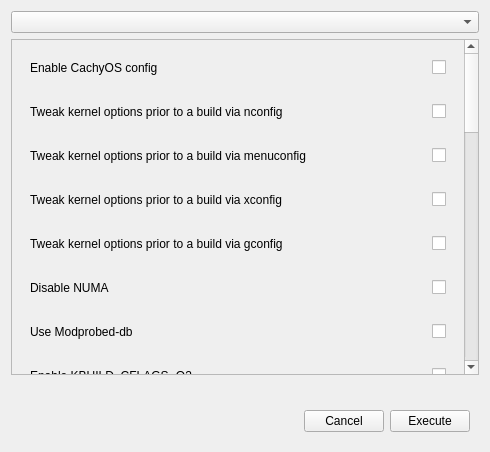
<?xml version="1.0" encoding="UTF-8"?>
<ui version="4.0">
 <class>ConfOptionsPage</class>
  <widget class="QWidget" name="central_widget">
   <layout class="QVBoxLayout" name="verticalLayout">
    <item>
     <widget class="QComboBox" name="main_combo_box"/>
    </item>
    <item>
     <widget class="QScrollArea" name="scroll_area">
      <property name="verticalScrollBarPolicy">
       <enum>Qt::ScrollBarAsNeeded</enum>
      </property>
      <property name="widgetResizable">
       <bool>true</bool>
      </property>
      <widget class="QWidget" name="scroll_area_widgets">
       <property name="geometry">
        <rect>
         <x>0</x>
         <y>0</y>
         <width>853</width>
         <height>912</height>
        </rect>
       </property>
       <layout class="QVBoxLayout" name="verticalLayout_2">
        <item>
         <widget class="QWidget" name="cachyconfig_widget" native="true">
          <layout class="QHBoxLayout" name="cachyconfig_horizontal_layout">
           <item>
            <widget class="QLabel" name="cachyconfig_label">
             <property name="text">
              <string>Enable CachyOS config</string>
             </property>
            </widget>
           </item>
           <item>
            <spacer name="cachyconfig_horizontal_spacer">
             <property name="orientation">
              <enum>Qt::Horizontal</enum>
             </property>
             <property name="sizeHint" stdset="0">
              <size>
               <width>40</width>
               <height>20</height>
              </size>
             </property>
            </spacer>
           </item>
           <item>
            <widget class="QCheckBox" name="cachyconfig_check"/>
           </item>
          </layout>
         </widget>
        </item>
        <item>
         <widget class="QWidget" name="nconfig_widget" native="true">
          <layout class="QHBoxLayout" name="nconfig_horizontal_layout">
           <item>
            <widget class="QLabel" name="nconfig_label">
             <property name="text">
              <string>Tweak kernel options prior to a build via nconfig</string>
             </property>
            </widget>
           </item>
           <item>
            <spacer name="nconfig_horizontal_spacer">
             <property name="orientation">
              <enum>Qt::Horizontal</enum>
             </property>
             <property name="sizeHint" stdset="0">
              <size>
               <width>40</width>
               <height>20</height>
              </size>
             </property>
            </spacer>
           </item>
           <item>
            <widget class="QCheckBox" name="nconfig_check"/>
           </item>
          </layout>
         </widget>
        </item>
        <item>
         <widget class="QWidget" name="menuconfig_widget" native="true">
          <layout class="QHBoxLayout" name="menuconfig_horizontal_layout">
           <item>
            <widget class="QLabel" name="menuconfig_label">
             <property name="text">
              <string>Tweak kernel options prior to a build via menuconfig</string>
             </property>
            </widget>
           </item>
           <item>
            <spacer name="menuconfig_horizontal_spacer">
             <property name="orientation">
              <enum>Qt::Horizontal</enum>
             </property>
             <property name="sizeHint" stdset="0">
              <size>
               <width>40</width>
               <height>20</height>
              </size>
             </property>
            </spacer>
           </item>
           <item>
            <widget class="QCheckBox" name="menuconfig_check"/>
           </item>
          </layout>
         </widget>
        </item>
        <item>
         <widget class="QWidget" name="xconfig_widget" native="true">
          <layout class="QHBoxLayout" name="xconfig_horizontal_layout">
           <item>
            <widget class="QLabel" name="xconfig_label">
             <property name="text">
              <string>Tweak kernel options prior to a build via xconfig</string>
             </property>
            </widget>
           </item>
           <item>
            <spacer name="xconfig_horizontal_spacer">
             <property name="orientation">
              <enum>Qt::Horizontal</enum>
             </property>
             <property name="sizeHint" stdset="0">
              <size>
               <width>40</width>
               <height>20</height>
              </size>
             </property>
            </spacer>
           </item>
           <item>
            <widget class="QCheckBox" name="xconfig_check"/>
           </item>
          </layout>
         </widget>
        </item>
        <item>
         <widget class="QWidget" name="gconfig_widget" native="true">
          <layout class="QHBoxLayout" name="gconfig_horizontal_layout">
           <item>
            <widget class="QLabel" name="gconfig_label">
             <property name="text">
              <string>Tweak kernel options prior to a build via gconfig</string>
             </property>
            </widget>
           </item>
           <item>
            <spacer name="gconfig_horizontal_spacer">
             <property name="orientation">
              <enum>Qt::Horizontal</enum>
             </property>
             <property name="sizeHint" stdset="0">
              <size>
               <width>40</width>
               <height>20</height>
              </size>
             </property>
            </spacer>
           </item>
           <item>
            <widget class="QCheckBox" name="gconfig_check"/>
           </item>
          </layout>
         </widget>
        </item>
        <item>
         <widget class="QWidget" name="numa_widget" native="true">
          <layout class="QHBoxLayout" name="numa_horizontal_layout">
           <item>
            <widget class="QLabel" name="numa_label">
             <property name="text">
              <string>Disable NUMA</string>
             </property>
            </widget>
           </item>
           <item>
            <spacer name="numa_horizontal_spacer">
             <property name="orientation">
              <enum>Qt::Horizontal</enum>
             </property>
             <property name="sizeHint" stdset="0">
              <size>
               <width>40</width>
               <height>20</height>
              </size>
             </property>
            </spacer>
           </item>
           <item>
            <widget class="QCheckBox" name="numa_check"/>
           </item>
          </layout>
         </widget>
        </item>
        <item>
         <widget class="QWidget" name="localmodcfg_widget" native="true">
          <layout class="QHBoxLayout" name="localmodcfg_horizontal_layout">
           <item>
            <widget class="QLabel" name="localmodcfg_label">
             <property name="text">
              <string>Use Modprobed-db</string>
             </property>
            </widget>
           </item>
           <item>
            <spacer name="localmodcfg_horizontal_spacer">
             <property name="orientation">
              <enum>Qt::Horizontal</enum>
             </property>
             <property name="sizeHint" stdset="0">
              <size>
               <width>40</width>
               <height>20</height>
              </size>
             </property>
            </spacer>
           </item>
           <item>
            <widget class="QCheckBox" name="localmodcfg_check"/>
           </item>
          </layout>
         </widget>
        </item>
        <item>
         <widget class="QWidget" name="hardly_widget" native="true">
          <layout class="QHBoxLayout" name="hardly_horizontal_layout">
           <item>
            <widget class="QLabel" name="hardly_label">
             <property name="text">
              <string>Enable KBUILD_CFLAGS -O3</string>
             </property>
            </widget>
           </item>
           <item>
            <spacer name="hardly_horizontal_spacer">
             <property name="orientation">
              <enum>Qt::Horizontal</enum>
             </property>
             <property name="sizeHint" stdset="0">
              <size>
               <width>40</width>
               <height>20</height>
              </size>
             </property>
            </spacer>
           </item>
           <item>
            <widget class="QCheckBox" name="hardly_check"/>
           </item>
          </layout>
         </widget>
        </item>
        <item>
         <widget class="QWidget" name="perfgovern_widget" native="true">
          <layout class="QHBoxLayout" name="perfgovern_horizontal_layout">
           <item>
            <widget class="QLabel" name="perfgovern_label">
             <property name="text">
              <string>Set performance governor as default</string>
             </property>
            </widget>
           </item>
           <item>
            <spacer name="perfgovern_horizontal_spacer">
             <property name="orientation">
              <enum>Qt::Horizontal</enum>
             </property>
             <property name="sizeHint" stdset="0">
              <size>
               <width>40</width>
               <height>20</height>
              </size>
             </property>
            </spacer>
           </item>
           <item>
            <widget class="QCheckBox" name="perfgovern_check"/>
           </item>
          </layout>
         </widget>
        </item>
        <item>
         <widget class="QWidget" name="tcpbbr_widget" native="true">
          <layout class="QHBoxLayout" name="tcpbbr_horizontal_layout">
           <item>
            <widget class="QLabel" name="tcpbbr_label">
             <property name="text">
              <string>Enable TCP_CONG_BBR2</string>
             </property>
            </widget>
           </item>
           <item>
            <spacer name="tcpbbr_horizontal_spacer">
             <property name="orientation">
              <enum>Qt::Horizontal</enum>
             </property>
             <property name="sizeHint" stdset="0">
              <size>
               <width>40</width>
               <height>20</height>
              </size>
             </property>
            </spacer>
           </item>
           <item>
            <widget class="QCheckBox" name="tcpbbr_check"/>
           </item>
          </layout>
         </widget>
        </item>
        <item>
         <widget class="QWidget" name="hzticks_widget" native="true">
          <layout class="QHBoxLayout" name="hzticks_horizontal_layout">
           <item>
            <widget class="QLabel" name="hzticks_label">
             <property name="text">
              <string>Running tick rate</string>
             </property>
            </widget>
           </item>
           <item>
            <spacer name="hzticks_horizontal_spacer">
             <property name="orientation">
              <enum>Qt::Horizontal</enum>
             </property>
             <property name="sizeHint" stdset="0">
              <size>
               <width>40</width>
               <height>20</height>
              </size>
             </property>
            </spacer>
           </item>
           <item>
            <widget class="QComboBox" name="hzticks_combo_box"/>
           </item>
          </layout>
         </widget>
        </item>
        <item>
         <widget class="QWidget" name="tickless_widget" native="true">
          <layout class="QHBoxLayout" name="tickless_horizontal_layout">
           <item>
            <widget class="QLabel" name="tickless_label">
             <property name="text">
              <string>Select tickless</string>
             </property>
            </widget>
           </item>
           <item>
            <spacer name="tickless_horizontal_spacer">
             <property name="orientation">
              <enum>Qt::Horizontal</enum>
             </property>
             <property name="sizeHint" stdset="0">
              <size>
               <width>40</width>
               <height>20</height>
              </size>
             </property>
            </spacer>
           </item>
           <item>
            <widget class="QComboBox" name="tickless_combo_box"/>
           </item>
          </layout>
         </widget>
        </item>
        <item>
         <widget class="QWidget" name="preempt_widget" native="true">
          <layout class="QHBoxLayout" name="preempt_horizontal_layout">
           <item>
            <widget class="QLabel" name="preempt_label">
             <property name="text">
              <string>Select preempt</string>
             </property>
            </widget>
           </item>
           <item>
            <spacer name="preempt_horizontal_spacer">
             <property name="orientation">
              <enum>Qt::Horizontal</enum>
             </property>
             <property name="sizeHint" stdset="0">
              <size>
               <width>40</width>
               <height>20</height>
              </size>
             </property>
            </spacer>
           </item>
           <item>
            <widget class="QComboBox" name="preempt_combo_box"/>
           </item>
          </layout>
         </widget>
        </item>
        <item>
         <widget class="QWidget" name="mqdio_widget" native="true">
          <layout class="QHBoxLayout" name="mqdio_horizontal_layout">
           <item>
            <widget class="QLabel" name="mqdio_label">
             <property name="text">
              <string>Disable MQ-Deadline I/O scheduler</string>
             </property>
            </widget>
           </item>
           <item>
            <spacer name="mqdio_horizontal_spacer">
             <property name="orientation">
              <enum>Qt::Horizontal</enum>
             </property>
             <property name="sizeHint" stdset="0">
              <size>
               <width>40</width>
               <height>20</height>
              </size>
             </property>
            </spacer>
           </item>
           <item>
            <widget class="QCheckBox" name="mqdio_check"/>
           </item>
          </layout>
         </widget>
        </item>
        <item>
         <widget class="QWidget" name="kyber_widget" native="true">
          <layout class="QHBoxLayout" name="kyber_horizontal_layout">
           <item>
            <widget class="QLabel" name="kyber_label">
             <property name="text">
              <string>Disable Kyber I/O scheduler</string>
             </property>
            </widget>
           </item>
           <item>
            <spacer name="kyber_horizontal_spacer">
             <property name="orientation">
              <enum>Qt::Horizontal</enum>
             </property>
             <property name="sizeHint" stdset="0">
              <size>
               <width>40</width>
               <height>20</height>
              </size>
             </property>
            </spacer>
           </item>
           <item>
            <widget class="QCheckBox" name="kyber_check"/>
           </item>
          </layout>
         </widget>
        </item>
        <item>
         <widget class="QWidget" name="lru_config_widget" native="true">
          <layout class="QHBoxLayout" name="lru_config_horizontal_layout">
           <item>
            <widget class="QLabel" name="lru_config_label">
             <property name="text">
              <string>Enable multigenerational LRU</string>
             </property>
            </widget>
           </item>
           <item>
            <spacer name="lru_config_horizontal_spacer">
             <property name="orientation">
              <enum>Qt::Horizontal</enum>
             </property>
             <property name="sizeHint" stdset="0">
              <size>
               <width>40</width>
               <height>20</height>
              </size>
             </property>
            </spacer>
           </item>
           <item>
            <widget class="QComboBox" name="lru_config_combo_box"/>
           </item>
          </layout>
         </widget>
        </item>
        <item>
         <widget class="QWidget" name="vma_config_widget" native="true">
          <layout class="QHBoxLayout" name="vma_config_horizontal_layout">
           <item>
            <widget class="QLabel" name="vma_config_label">
             <property name="text">
              <string>Enable per-VMA locking</string>
             </property>
            </widget>
           </item>
           <item>
            <spacer name="vma_config_horizontal_spacer">
             <property name="orientation">
              <enum>Qt::Horizontal</enum>
             </property>
             <property name="sizeHint" stdset="0">
              <size>
               <width>40</width>
               <height>20</height>
              </size>
             </property>
            </spacer>
           </item>
           <item>
            <widget class="QComboBox" name="vma_config_combo_box"/>
           </item>
          </layout>
         </widget>
        </item>
        <item>
         <widget class="QWidget" name="damon_widget" native="true">
          <layout class="QHBoxLayout" name="damon_horizontal_layout">
           <item>
            <widget class="QLabel" name="damon_label">
             <property name="text">
              <string>Enable DAMON</string>
             </property>
            </widget>
           </item>
           <item>
            <spacer name="damon_horizontal_spacer">
             <property name="orientation">
              <enum>Qt::Horizontal</enum>
             </property>
             <property name="sizeHint" stdset="0">
              <size>
               <width>40</width>
               <height>20</height>
              </size>
             </property>
            </spacer>
           </item>
           <item>
            <widget class="QCheckBox" name="damon_check"/>
           </item>
          </layout>
         </widget>
        </item>
        <item>
         <widget class="QWidget" name="lrng_widget" native="true">
          <layout class="QHBoxLayout" name="lrng_horizontal_layout">
           <item>
            <widget class="QLabel" name="lrng_label">
             <property name="text">
              <string>Enable Linux Random Number Generator</string>
             </property>
            </widget>
           </item>
           <item>
            <spacer name="lrng_horizontal_spacer">
             <property name="orientation">
              <enum>Qt::Horizontal</enum>
             </property>
             <property name="sizeHint" stdset="0">
              <size>
               <width>40</width>
               <height>20</height>
              </size>
             </property>
            </spacer>
           </item>
           <item>
            <widget class="QCheckBox" name="lrng_check"/>
           </item>
          </layout>
         </widget>
        </item>
        <item>
         <widget class="QWidget" name="processor_opt_widget" native="true">
          <layout class="QHBoxLayout" name="processor_opt_horizontal_layout">
           <item>
            <widget class="QLabel" name="processor_opt_label">
             <property name="text">
              <string>CPU compiler optimizations</string>
             </property>
            </widget>
           </item>
           <item>
            <spacer name="processor_opt_horizontal_spacer">
             <property name="orientation">
              <enum>Qt::Horizontal</enum>
             </property>
             <property name="sizeHint" stdset="0">
              <size>
               <width>40</width>
               <height>20</height>
              </size>
             </property>
            </spacer>
           </item>
           <item>
            <widget class="QComboBox" name="processor_opt_combo_box"/>
           </item>
          </layout>
         </widget>
        </item>
        <item>
         <widget class="QWidget" name="autooptim_widget" native="true">
          <layout class="QHBoxLayout" name="autooptim_horizontal_layout">
           <item>
            <widget class="QLabel" name="autooptim_label">
             <property name="text">
              <string>Apply automatic CPU Optimization</string>
             </property>
            </widget>
           </item>
           <item>
            <spacer name="autooptim_horizontal_spacer">
             <property name="orientation">
              <enum>Qt::Horizontal</enum>
             </property>
             <property name="sizeHint" stdset="0">
              <size>
               <width>40</width>
               <height>20</height>
              </size>
             </property>
            </spacer>
           </item>
           <item>
            <widget class="QCheckBox" name="autooptim_check"/>
           </item>
          </layout>
         </widget>
        </item>
        <item>
         <widget class="QWidget" name="debug_widget" native="true">
          <layout class="QHBoxLayout" name="debug_horizontal_layout">
           <item>
            <widget class="QLabel" name="debug_label">
             <property name="text">
              <string>Disable debug to lower the size of the kernel</string>
             </property>
            </widget>
           </item>
           <item>
            <spacer name="debug_horizontal_spacer">
             <property name="orientation">
              <enum>Qt::Horizontal</enum>
             </property>
             <property name="sizeHint" stdset="0">
              <size>
               <width>40</width>
               <height>20</height>
              </size>
             </property>
            </spacer>
           </item>
           <item>
            <widget class="QCheckBox" name="debug_check"/>
           </item>
          </layout>
         </widget>
        </item>
        <item>
         <widget class="QWidget" name="zstcomp_widget" native="true">
          <layout class="QHBoxLayout" name="zstcomp_horizontal_layout">
           <item>
            <widget class="QLabel" name="zstcomp_label">
             <property name="text">
              <string>Enable zram/zswap ZSTD compression</string>
             </property>
            </widget>
           </item>
           <item>
            <spacer name="zstcomp_horizontal_spacer">
             <property name="orientation">
              <enum>Qt::Horizontal</enum>
             </property>
             <property name="sizeHint" stdset="0">
              <size>
               <width>40</width>
               <height>20</height>
              </size>
             </property>
            </spacer>
           </item>
           <item>
            <widget class="QCheckBox" name="zstcomp_check"/>
           </item>
          </layout>
         </widget>
        </item>
        <item>
         <widget class="QWidget" name="zstd_comp_levels_widget" native="true">
          <layout class="QHBoxLayout" name="zstd_comp_levels_horizontal_layout">
           <item>
            <widget class="QLabel" name="zstd_comp_levels_label">
             <property name="text">
              <string>Selecting the ZSTD kernel and modules compression level</string>
             </property>
            </widget>
           </item>
           <item>
            <spacer name="zstd_comp_levels_horizontal_spacer">
             <property name="orientation">
              <enum>Qt::Horizontal</enum>
             </property>
             <property name="sizeHint" stdset="0">
              <size>
               <width>40</width>
               <height>20</height>
              </size>
             </property>
            </spacer>
           </item>
           <item>
            <widget class="QComboBox" name="zstd_comp_levels_combo_box"/>
           </item>
          </layout>
         </widget>
        </item>
        <item>
         <widget class="QWidget" name="lto_widget" native="true">
          <layout class="QHBoxLayout" name="lto_horizontal_layout">
           <item>
            <widget class="QLabel" name="lto_label">
             <property name="text">
              <string>Enable LTO</string>
             </property>
            </widget>
           </item>
           <item>
            <spacer name="lto_horizontal_spacer">
             <property name="orientation">
              <enum>Qt::Horizontal</enum>
             </property>
             <property name="sizeHint" stdset="0">
              <size>
               <width>40</width>
               <height>20</height>
              </size>
             </property>
            </spacer>
           </item>
           <item>
            <widget class="QComboBox" name="lto_combo_box"/>
           </item>
          </layout>
         </widget>
        </item>
        <item>
         <widget class="QWidget" name="builtin_zfs_widget" native="true">
          <layout class="QHBoxLayout" name="builtin_zfs_horizontal_layout">
           <item>
            <widget class="QLabel" name="builtin_zfs_label">
             <property name="text">
              <string>Build the ZFS module</string>
             </property>
            </widget>
           </item>
           <item>
            <spacer name="builtin_zfs_horizontal_spacer">
             <property name="orientation">
              <enum>Qt::Horizontal</enum>
             </property>
             <property name="sizeHint" stdset="0">
              <size>
               <width>40</width>
               <height>20</height>
              </size>
             </property>
            </spacer>
           </item>
           <item>
            <widget class="QCheckBox" name="builtin_zfs_check"/>
           </item>
          </layout>
         </widget>
        </item>
        <item>
         <widget class="QWidget" name="builtin_bcachefs_widget" native="true">
          <layout class="QHBoxLayout" name="builtin_bcachefs_horizontal_layout">
           <item>
            <widget class="QLabel" name="builtin_bcachefs_label">
             <property name="text">
              <string>Build the BCACHEFS module</string>
             </property>
            </widget>
           </item>
           <item>
            <spacer name="builtin_bcachefs_horizontal_spacer">
             <property name="orientation">
              <enum>Qt::Horizontal</enum>
             </property>
             <property name="sizeHint" stdset="0">
              <size>
               <width>40</width>
               <height>20</height>
              </size>
             </property>
            </spacer>
           </item>
           <item>
            <widget class="QCheckBox" name="builtin_bcachefs_check"/>
           </item>
          </layout>
         </widget>
        </item>
        <item>
         <widget class="QWidget" name="latnice_widget" native="true">
          <layout class="QHBoxLayout" name="latnice_horizontal_layout">
           <item>
            <widget class="QLabel" name="latnice_label">
             <property name="text">
              <string>Enable LATENCY NICE</string>
             </property>
            </widget>
           </item>
           <item>
            <spacer name="latnice_horizontal_spacer">
             <property name="orientation">
              <enum>Qt::Horizontal</enum>
             </property>
             <property name="sizeHint" stdset="0">
              <size>
               <width>40</width>
               <height>20</height>
              </size>
             </property>
            </spacer>
           </item>
           <item>
            <widget class="QCheckBox" name="latnice_check"/>
           </item>
          </layout>
         </widget>
        </item>
        <item>
         <widget class="QWidget" name="hugepage_widget" native="true">
          <layout class="QHBoxLayout" name="hugepage_horizontal_layout">
           <item>
            <widget class="QLabel" name="hugepage_label">
             <property name="text">
              <string>Transparent Hugepages</string>
             </property>
            </widget>
           </item>
           <item>
            <spacer name="hugepage_horizontal_spacer">
             <property name="orientation">
              <enum>Qt::Horizontal</enum>
             </property>
             <property name="sizeHint" stdset="0">
              <size>
               <width>40</width>
               <height>20</height>
              </size>
             </property>
            </spacer>
           </item>
           <item>
            <widget class="QComboBox" name="hugepage_combo_box"/>
           </item>
          </layout>
         </widget>
        </item>
       </layout>
      </widget>
     </widget>
    </item>
    <item>
     <spacer name="bottom_horizontal_spacer">
      <property name="orientation">
       <enum>Qt::Horizontal</enum>
      </property>
      <property name="sizeHint" stdset="0">
       <size>
        <width>40</width>
        <height>20</height>
       </size>
      </property>
     </spacer>
    </item>
    <item>
     <widget class="QWidget" name="footer_widget" native="true">
      <layout class="QHBoxLayout" name="footer_horizontal_layout">
       <item>
        <spacer name="footer_horizontal_spacer">
         <property name="orientation">
          <enum>Qt::Horizontal</enum>
         </property>
         <property name="sizeHint" stdset="0">
          <size>
           <width>40</width>
           <height>20</height>
          </size>
         </property>
        </spacer>
       </item>
       <item>
        <widget class="QPushButton" name="cancel_button">
         <property name="text">
          <string>Cancel</string>
         </property>
        </widget>
       </item>
       <item>
        <widget class="QPushButton" name="ok_button">
         <property name="text">
          <string>Execute</string>
         </property>
        </widget>
       </item>
      </layout>
     </widget>
    </item>
   </layout>
  </widget>
 <resources/>
 <connections/>
</ui>
